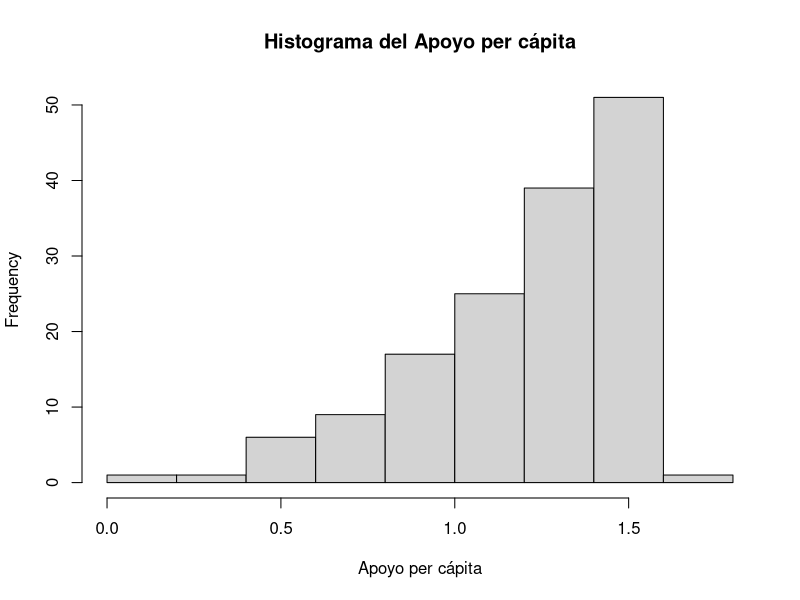
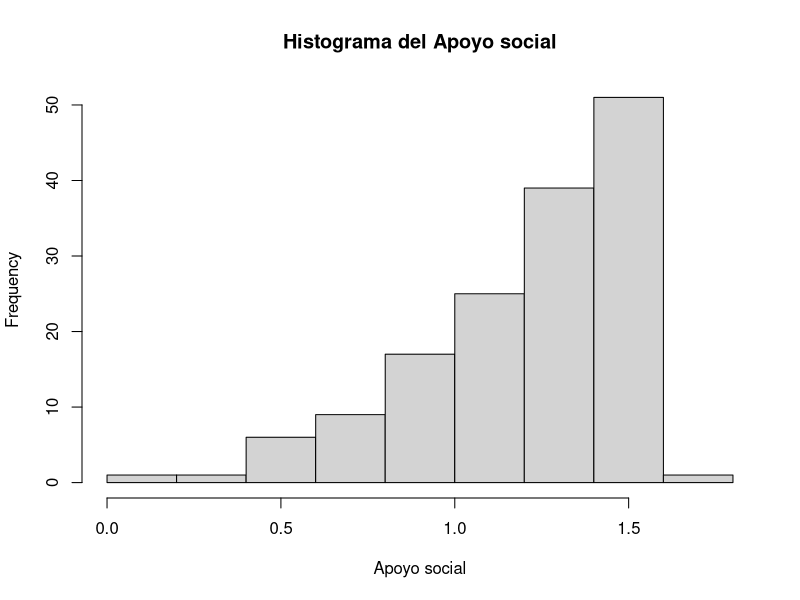
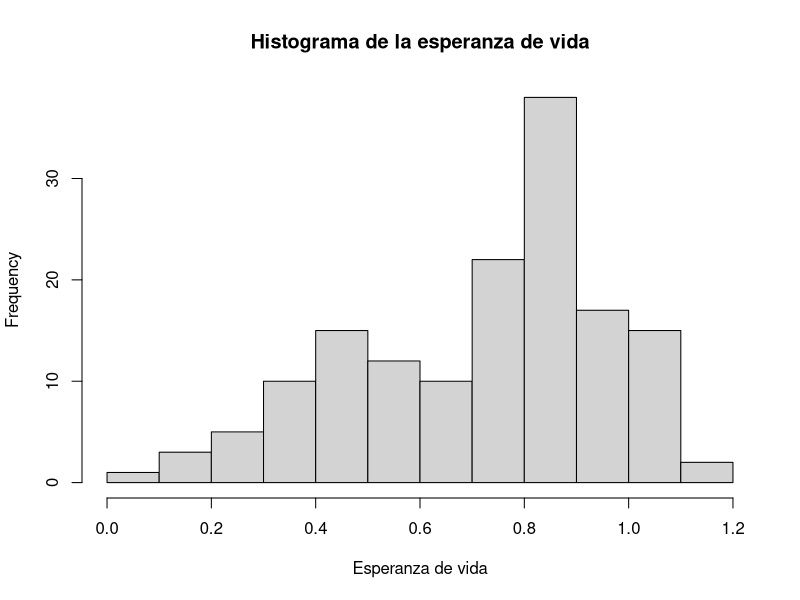
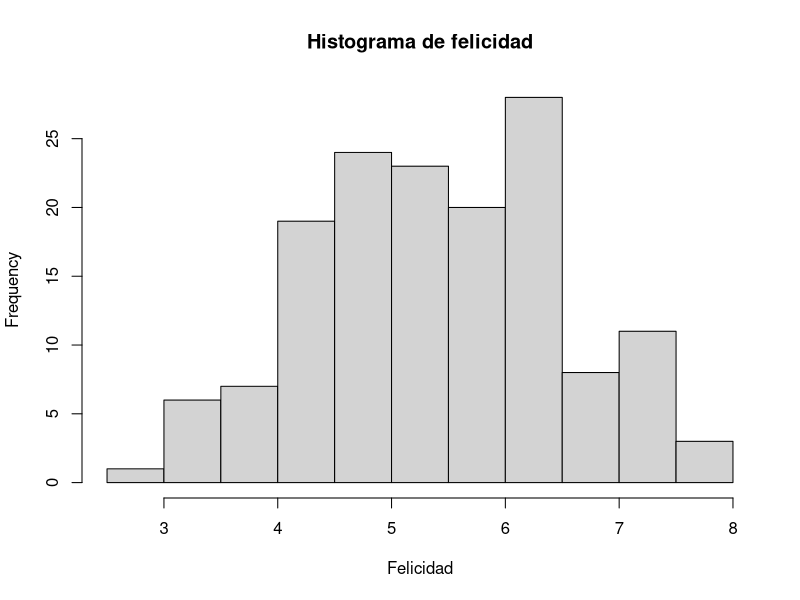
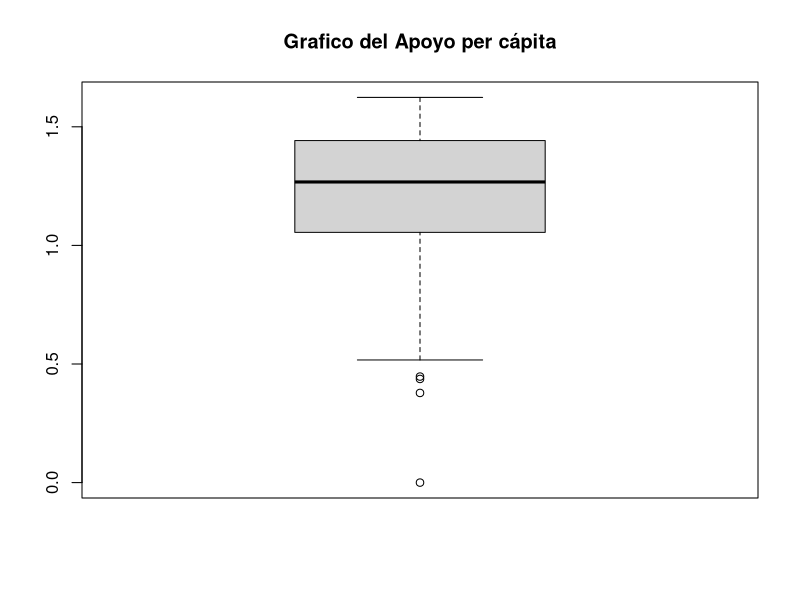
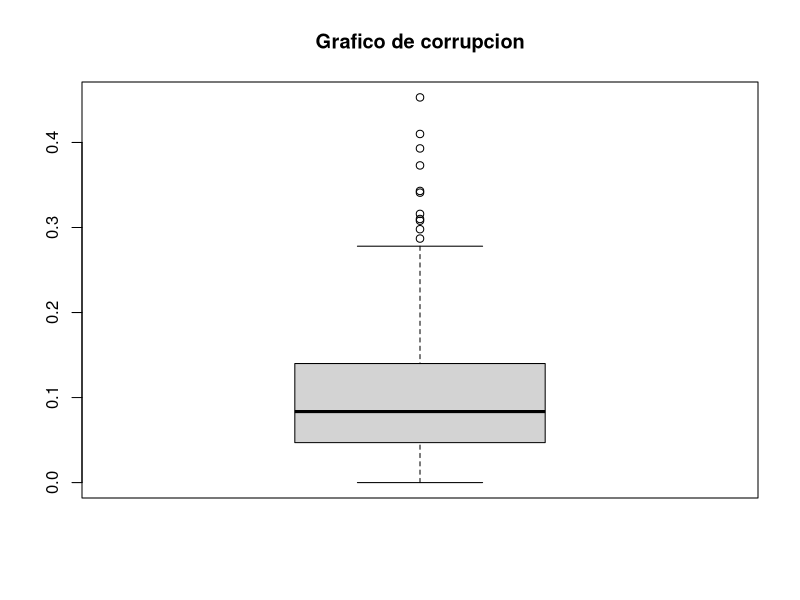
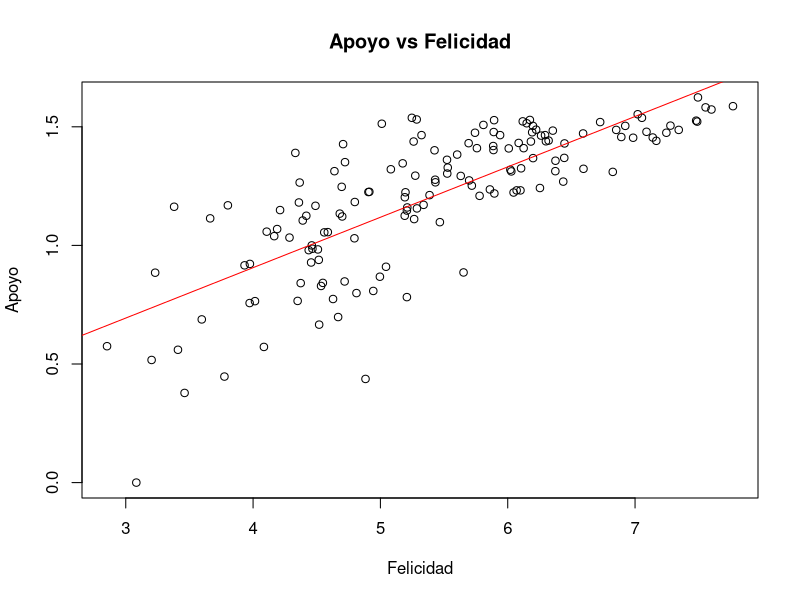
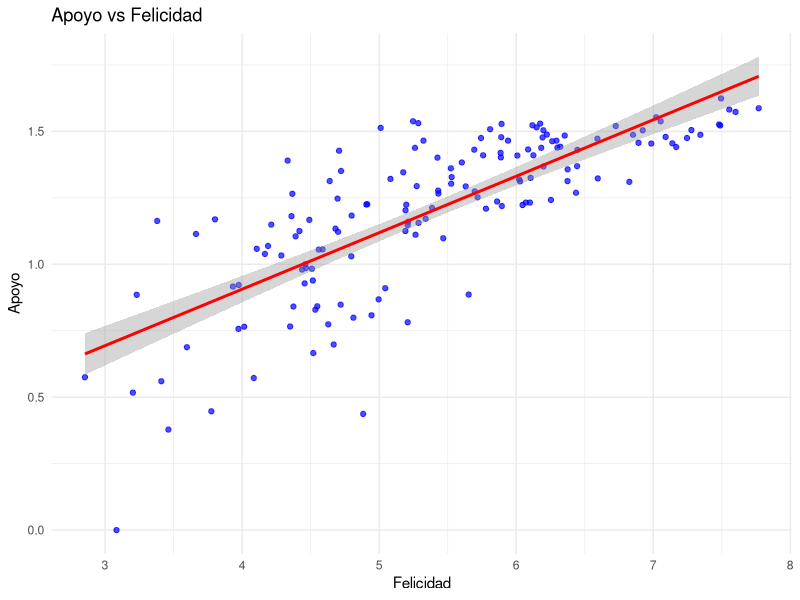

Write the R code that produced these figures, in order.
# Cargar librerías necesarias
library(ggplot2)
library(GGally)
library(readxl)
datos <- read_excel("Datos Problema Practica 2.xlsx")
View(datos)

#Resumen de estadisticas descriptivas
resumen <- summary(datos)
View(resumen)

#Histogramas
hist(datos$Apoyo, main="Histograma del Apoyo per cápita", xlab="Apoyo per cápita")
hist(datos$Apoyo, main="Histograma del Apoyo social", xlab="Apoyo social")
hist(datos$Esperanza_vida, main="Histograma de la esperanza de vida", xlab="Esperanza de vida")
hist(datos$Felicidad, main="Histograma de felicidad", xlab="Felicidad")

#Graficos de cajas
boxplot(datos$Apoyo, main="Grafico del Apoyo per cápita")
boxplot(datos$Corrupcion, main="Grafico de corrupcion")

#Variables
datos$Felicidad <- as.numeric(datos$Felicidad)  # Felicidad (X)
datos$Corrupcion <- as.numeric(datos$Corrupcion)  # Corrupcion (Y)
datos$Esperanza_vida <- as.numeric(datos$Esperanza_vida)  # Esperanza_vida (Y)
datos$Apoyo <- as.numeric(datos$Apoyo)  # Apoyo(Y)
datos$Apoyo <- as.numeric(datos$Apoyo)  # Apoyo (Y)
datos$Generosidad <- as.numeric(datos$Generosidad)  # Apoyo (Y)
datos$Libertad <- as.numeric(datos$Libertad)  # Apoyo (Y)

# 1. Gráfico de dispersión
plot(datos$Felicidad,datos$Apoyo, 
     xlab = "Felicidad", 
     ylab = "Apoyo", 
     main = "Apoyo vs Felicidad")
abline(lm(datos$Apoyo~datos$Felicidad,data = datos),col="red")

#Con ggplot2
ggplot(datos, aes(x = Felicidad, y = Apoyo)) +
  geom_point(color = "blue", alpha = 0.7) +
  geom_smooth(method = "lm", se = TRUE, color = "red") +
  labs(title = "Apoyo vs Felicidad",
       x = "Felicidad",
       y = "Apoyo") +
  theme_minimal()

# 2. Matriz de correlación
cor_matrix <- cor(datos[, c("Felicidad", "Apoyo")])
cor_matrix

#Con ggpairs 
ggcor <- ggpairs(datos[, c("Felicidad", "Apoyo")])
ggcor

# 3. Ajuste del modelo de regresión
modelo <- lm(Apoyo ~ Felicidad, data = datos)

# 4. Resumen del modelo
summary(modelo)

# Coef correlación es el cuadrado del Coef determinación solo en simple

r2 <-(cor_matrix[1,2])^{2}


#Gráfico de dispersión con la ecuación de la recta encontrada
coeficientes <- coef(modelo)
plot(datos$Felicidad, datos$Apoyo, 
     xlab = "Felicidad", 
     ylab = "Apoyo", 
     main = "Apoyo vs Felicidad")
abline(modelo, col = "red", lwd = 2)
eq_text <- paste0("y = ", round(coeficientes[1], 2), " + ", round(coeficientes[2], 2), "x")
legend("topright", legend = eq_text, col = "red", lty = 1, bty = "o") #si cambiana n por o se agrega un cuadro


